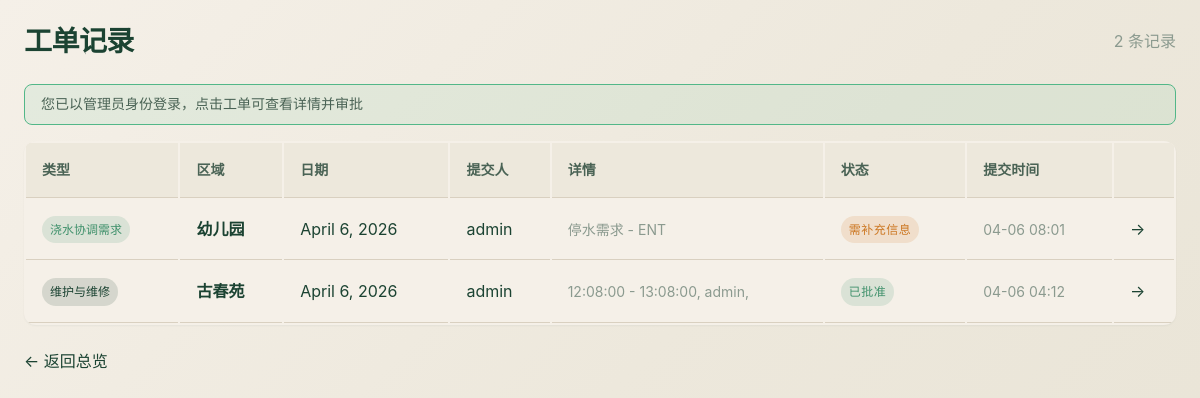
Screenshot of /requests/ (signed in) with the database file from the repository.
### core/models.py (models this page shows, shortened)
class Zone(models.Model):
    STATUS_UNARRANGED = 'unarranged'  # 未安排（当天无工单）
    STATUS_IN_PROGRESS = 'in_progress'  # 处理中（工单已提交待审批）
    STATUS_COMPLETED = 'completed'  # 已完成（工单已批准）
    STATUS_CANCELED = 'canceled'  # 已取消（工单已拒绝）
    STATUS_DELAYED = 'delayed'  # 已延期（需补充信息）
    STATUS_CHOICES = [
        (STATUS_UNARRANGED, '未安排'),
        (STATUS_IN_PROGRESS, '处理中'),
        (STATUS_COMPLETED, '已完成'),
        (STATUS_CANCELED, '已取消'),
        (STATUS_DELAYED, '已延期'),
    ]
    name = models.CharField(max_length=255, unique=True)
    code = models.CharField(max_length=50, unique=True)
    description = models.TextField(blank=True)
    boundary_points = models.JSONField(default=list)
    boundary_color = models.CharField(max_length=7, default='#52B788', help_text='边界颜色 (十六进制)')
    created_at = models.DateTimeField(auto_now_add=True)
    updated_at = models.DateTimeField(auto_now=True)

class Worker(models.Model):
    DEPARTMENT_CHOICES = [
        ('FES', 'FES'),
        ('FAM', 'FAM'),
        ('ENT', 'ENT'),
        ('其他', '其他'),
    ]
    user = models.OneToOneField(User, on_delete=models.SET_NULL, null=True, blank=True, related_name='worker_profile')
    employee_id = models.CharField(max_length=50, unique=True)
    full_name = models.CharField(max_length=255)
    phone = models.CharField(max_length=20, blank=True)
    department = models.CharField(max_length=20, choices=DEPARTMENT_CHOICES, blank=True)
    department_other = models.CharField(max_length=50, blank=True, help_text='其他部门名称')
    api_token = models.UUIDField(default=uuid.uuid4, editable=False, unique=True)
    active = models.BooleanField(default=True)
    created_at = models.DateTimeField(auto_now_add=True)
    updated_at = models.DateTimeField(auto_now=True)
    is_authenticated = True
    is_anonymous = False

class RequestBase(models.Model):
    STATUS_SUBMITTED = 'submitted'
    STATUS_APPROVED = 'approved'
    STATUS_REJECTED = 'rejected'
    STATUS_INFO_NEEDED = 'info_needed'
    STATUS_CHOICES = [
        (STATUS_SUBMITTED, '已提交'),
        (STATUS_APPROVED, '已批准'),
        (STATUS_REJECTED, '已拒绝'),
        (STATUS_INFO_NEEDED, '需补充信息'),
    ]
    zone = models.ForeignKey(Zone, on_delete=models.CASCADE, related_name='%(class)s')
    submitter = models.ForeignKey(Worker, on_delete=models.CASCADE)
    status = models.CharField(max_length=20, choices=STATUS_CHOICES, default=STATUS_SUBMITTED)
    status_notes = models.TextField(blank=True, help_text='管理员处理备注')
    approver = models.ForeignKey(
        Worker, on_delete=models.SET_NULL, null=True, blank=True,
        related_name='%(class)s_approved', help_text='审批人'
    )
    processed_at = models.DateTimeField(null=True, blank=True, help_text='审批时间')
    created_at = models.DateTimeField(auto_now_add=True)
    updated_at = models.DateTimeField(auto_now=True)
    class Meta:
        abstract = True

class WaterRequest(RequestBase):
    submitter = models.ForeignKey(
        Worker, on_delete=models.CASCADE, related_name='water_requests'
    )
    USER_TYPE_CHOICES = [
        ('ENT', 'ENT'),
        ('FAM', 'FAM'),
        ('FES', 'FES'),
        ('其他', '其他'),
    ]
    REQUEST_TYPE_CHOICES = [
        ('停水需求', '停水需求'),
        ('新苗程序', '新苗程序'),
        ('减小水量', '减小水量'),
        ('加大水量', '加大水量'),
        ('其他需求', '其他需求'),
    ]
    user_type = models.CharField(max_length=20, choices=USER_TYPE_CHOICES, default='ENT')
    user_type_other = models.CharField(max_length=50, blank=True, help_text='其他用户类型')
    request_type = models.CharField(max_length=20, choices=REQUEST_TYPE_CHOICES, default='停水需求')
    request_type_other = models.CharField(max_length=50, blank=True, help_text='其他需求类别')
    start_datetime = models.DateTimeField(help_text='需求起始时间')
    end_datetime = models.DateTimeField(help_text='需求结束时间')
    photos = models.JSONField(default=list, help_text='照片URL列表')
    class Meta:
        db_table = 'water_requests'

class MaintenanceRequest(RequestBase):
    submitter = models.ForeignKey(
        Worker, on_delete=models.CASCADE, related_name='maintenance_requests'
    )
    date = models.DateField()
    start_time = models.TimeField()
    end_time = models.TimeField()
    participants = models.CharField(max_length=255, help_text='参与人员，逗号分隔')
    work_content = models.TextField(help_text='工作内容')
    materials = models.TextField(blank=True, help_text='材料损耗')
    feedback = models.TextField(blank=True, help_text='问题反馈')
    photos = models.JSONField(default=list, help_text='照片URL列表')
    class Meta:
        db_table = 'maintenance_requests'

### core/views.py (the view, shortened to what this page needs)
# urls.py: path('requests/', views.requests_page, name='requests'),
@login_required(login_url='core:login')
def requests_page(request):
    from core.models import MaintenanceRequest, ProjectSupportRequest, WaterRequest, Worker
    from datetime import date
    today = date.today()
    is_admin = request.user.is_superuser or request.user.is_staff
    maintenance_requests = MaintenanceRequest.objects.select_related('zone', 'submitter').all()
    project_support_requests = ProjectSupportRequest.objects.select_related('zone', 'submitter').all()
    water_requests = WaterRequest.objects.select_related('zone', 'submitter').all()
    all_requests = []
    for req in maintenance_requests:
        all_requests.append({
            'id': req.id,
            'type': '维护与维修',
            'type_code': 'maintenance',
            'zone': req.zone,
            'submitter': req.submitter,
            'date': req.date,
            'status': req.status,
            'status_display': req.get_status_display(),
            'created_at': req.created_at,
            'detail': f"{req.start_time} - {req.end_time}, {req.participants}",
        })
    for req in water_requests:
        all_requests.append({
            'id': req.id,
            'type': '浇水协调需求',
            'type_code': 'water',
            'zone': req.zone,
            'submitter': req.submitter,
            'date': req.start_datetime.date() if req.start_datetime else None,
            'status': req.status,
            'status_display': req.get_status_display(),
            'created_at': req.created_at,
            'detail': f"{req.get_request_type_display()} - {req.user_type}",
        })
    all_requests.sort(key=lambda x: x['created_at'], reverse=True)
    context = {
        'requests': all_requests,
        'today': today,
        'is_admin': is_admin,
    }
    return render(request, 'core/requests.html', context)

### core/templates/core/requests.html (shortened to what this page needs)
{% extends 'core/base.html' %}
{% load static %}
{% block content %}
<div class="requests-container">
    <div class="requests-header">
        <h1>工单记录</h1>
        <div style="display: flex; align-items: center; gap: 15px;">
            <span class="text-muted">{{ requests|length }} 条记录</span>
        </div>
    </div>
    {% if is_admin %}
    <div class="admin-hint">
        您已以管理员身份登录，点击工单可查看详情并审批
    </div>
    {% endif %}
    {% if requests %}
    <table class="request-table">
        <thead>
            <tr>
                <th>类型</th>
                <th>区域</th>
                <th>日期</th>
                <th>提交人</th>
                <th>详情</th>
                <th>状态</th>
                <th>提交时间</th>
                <th></th>
            </tr>
        </thead>
        <tbody>
            {% for req in requests %}
            <tr onclick="window.location.href='{% url 'core:request_detail' req.type_code req.id %}'" style="cursor: pointer;">
                <td>
                    <span class="type-badge type-{{ req.type_code }}">
                        {{ req.type }}
                    </span>
                </td>
                <td><strong>{{ req.zone.name }}</strong></td>
                <td>{{ req.date }}</td>
                <td>{{ req.submitter.full_name }}</td>
                <td class="text-muted" style="font-size: 0.875rem;">{{ req.detail }}</td>
                <td>
                    <span class="status-badge status-{{ req.status }}">
                        {{ req.status_display }}
                    </span>
                </td>
                <td style="font-size: 0.875rem; color: var(--color-text-muted);">
                    {{ req.created_at|date:"m-d H:i" }}
                </td>
                <td>
                    <span style="color: var(--color-primary);">→</span>
                </td>
            </tr>
            {% endfor %}
        </tbody>
    </table>
    {% else %}
    <div class="empty-state">
        <p>暂无工单记录</p>
    </div>
    {% endif %}
    <div class="back-link">
        <a href="{% url 'core:dashboard' %}">← 返回总览</a>
    </div>
</div>
{% endblock %}

### core/templates/core/base.html (shortened to what this page needs)
{% load static %}
<!DOCTYPE html>
<html lang="zh-CN">
<head>
    <link rel="stylesheet" href="{% static 'css/design-system.css' %}">
    <link rel="stylesheet" href="{% static 'css/style.css' %}">
</head>
<body>
    {% block content %}{% endblock %}
</body>
</html>

### static/css/design-system.css (style rules this page uses)
:root { --font-display: 'Playfair Display', Georgia, 'Times New Roman', serif; --font-body: 'DM Sans', -apple-system, BlinkMacSystemFont, 'Segoe UI', Roboto, sans-serif; --font-mono: 'JetBrains Mono', 'Fira Code', 'Consolas', monospace; --color-primary: #1B4332; --color-primary-light: #2D6A4F; --color-primary-dark: #081C15; --color-primary-rgb: 27, 67, 50; --color-accent: #D4A574; --color-accent-light: #E8C9A0; --color-accent-dark: #B8956A; --color-accent-rgb: 212, 165, 116; --color-surface: #F5F0E8; --color-surface-alt: #EDE8DC; --color-surface-dark: #D9D0C0; --color-success: #40916C; --color-warning: #CC7722; --color-info: #52B788; --color-error: #9B2226; --color-delayed: #7B5544; --color-text-primary: #1B4332; --color-text-secondary: #4A6355; --color-text-muted: #8B9A8F; --color-text-inverse: #F5F0E8; --zone-done-fill: rgba(64, 145, 108, 0.35); --zone-done-stroke: #40916C; --zone-working-fill: rgba(204, 119, 34, 0.35); --zone-working-stroke: #CC7722; --zone-scheduled-fill: rgba(82, 183, 136, 0.25); --zone-scheduled-stroke: #52B788; --zone-canceled-fill: rgba(155, 34, 38, 0.25); --zone-canceled-stroke: #9B2226; --zone-delayed-fill: rgba(123, 85, 68, 0.35); --zone-delayed-stroke: #7B5544; --zone-default-fill: rgba(45, 106, 79, 0.25); --zone-default-stroke: #2D6A4F; --zone-highlight-fill: rgba(212, 165, 116, 0.4); --zone-highlight-stroke: #D4A574; --space-xs: 4px; --space-sm: 8px; --space-md: 16px; --space-lg: 24px; --space-xl: 32px; --space-2xl: 48px; --space-3xl: 64px; --radius-sm: 4px; --radius-md: 8px; --radius-lg: 12px; --radius-xl: 16px; --radius-pill: 20px; --radius-full: 9999px; --shadow-sm: 0 1px 2px rgba(27, 67, 50, 0.05); --shadow-md: 0 2px 8px rgba(27, 67, 50, 0.08); --shadow-lg: 0 4px 16px rgba(27, 67, 50, 0.12); --shadow-xl: 0 8px 32px rgba(27, 67, 50, 0.16); --transition-fast: 150ms ease; --transition-base: 250ms ease; --transition-slow: 400ms ease; --z-base: 0; --z-dropdown: 100; --z-sticky: 200; --z-overlay: 300; --z-modal: 400; --z-toast: 500; }
*, *::before, *::after { margin: 0; padding: 0; box-sizing: border-box; }
html { font-size: 16px; scroll-behavior: smooth; overflow-y: auto; }
body { font-family: var(--font-body); font-weight: 400; line-height: 1.6; color: var(--color-text-primary); background: linear-gradient(135deg, #F5F0E8 0%, #EDE8DC 50%, #E8E3D5 100%); min-height: 100vh; overflow-x: hidden; overflow-y: auto; -webkit-font-smoothing: antialiased; -moz-osx-font-smoothing: grayscale; }
h1, h2, h3, h4, h5, h6 { font-family: var(--font-display); font-weight: 600; line-height: 1.3; color: var(--color-text-primary); }
h1 { font-size: 2rem; letter-spacing: -0.02em; }
.text-muted { color: var(--color-text-muted); }
.status-badge { display: inline-flex; align-items: center; gap: var(--space-xs); padding: var(--space-xs) var(--space-sm); border-radius: var(--radius-pill); font-family: var(--font-body); font-size: 0.75rem; font-weight: 500; text-transform: uppercase; letter-spacing: 0.5px; white-space: nowrap; }
* { scrollbar-width: thin; scrollbar-color: var(--color-surface-dark) var(--color-surface); }

### static/css/style.css (style rules this page uses)
html, body { margin: 0; padding: 0; min-height: 100%; }
body { overflow-y: auto !important; }

### core/templates/core/base.html (style rules this page uses)
body { font-family: 'Noto Sans SC', -apple-system, BlinkMacSystemFont, 'Segoe UI', sans-serif; }

### rows the page displays
Zone: type "浇水协调需求", zone.name "幼儿园", date "April 6, 2026", submitter.full_name "admin", detail "停水需求 - ENT", status_display "需补充信息", created_at "04-06 08:01"
Zone: type "维护与维修", zone.name "古春苑", date "April 6, 2026", submitter.full_name "admin", detail "12:08:00 - 13:08:00, admin,", status_display "已批准", created_at "04-06 04:12"

### other values shown
{{ requests|length }} "2"
